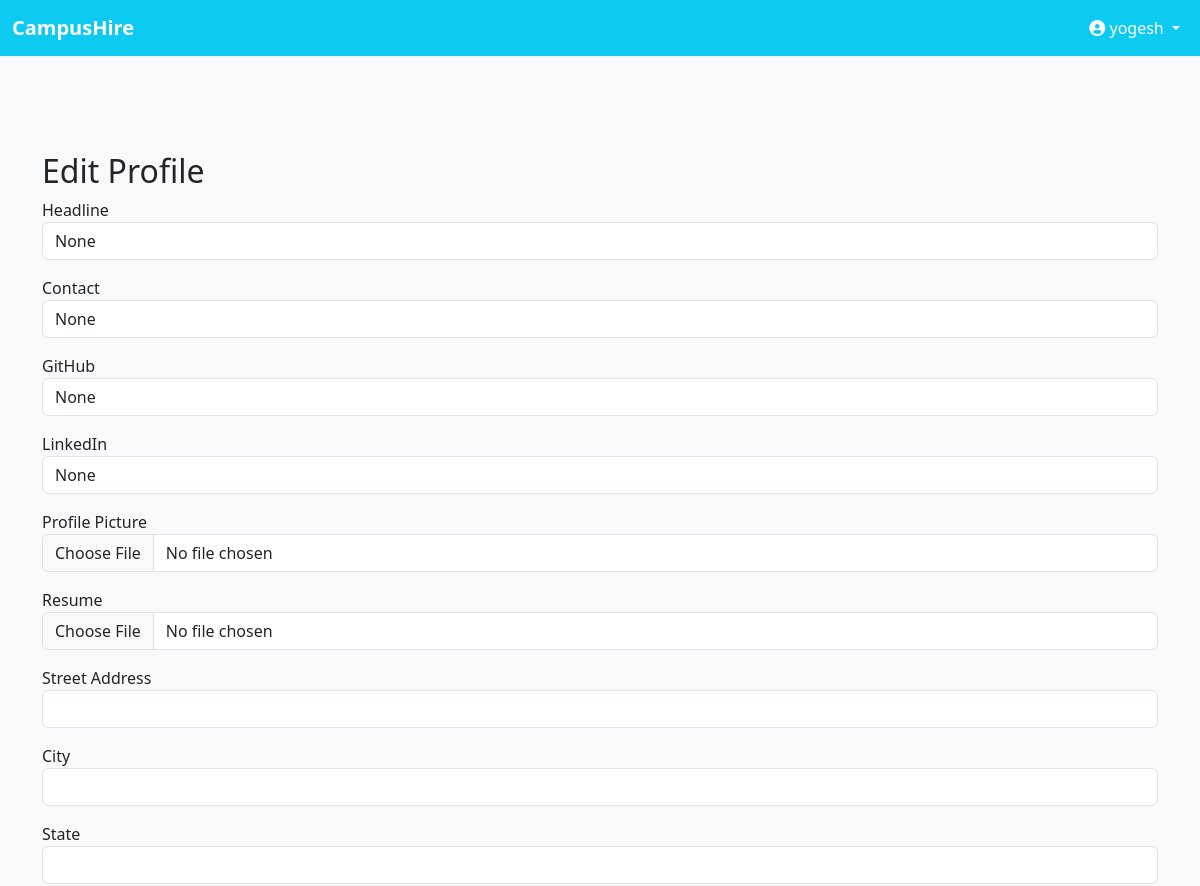
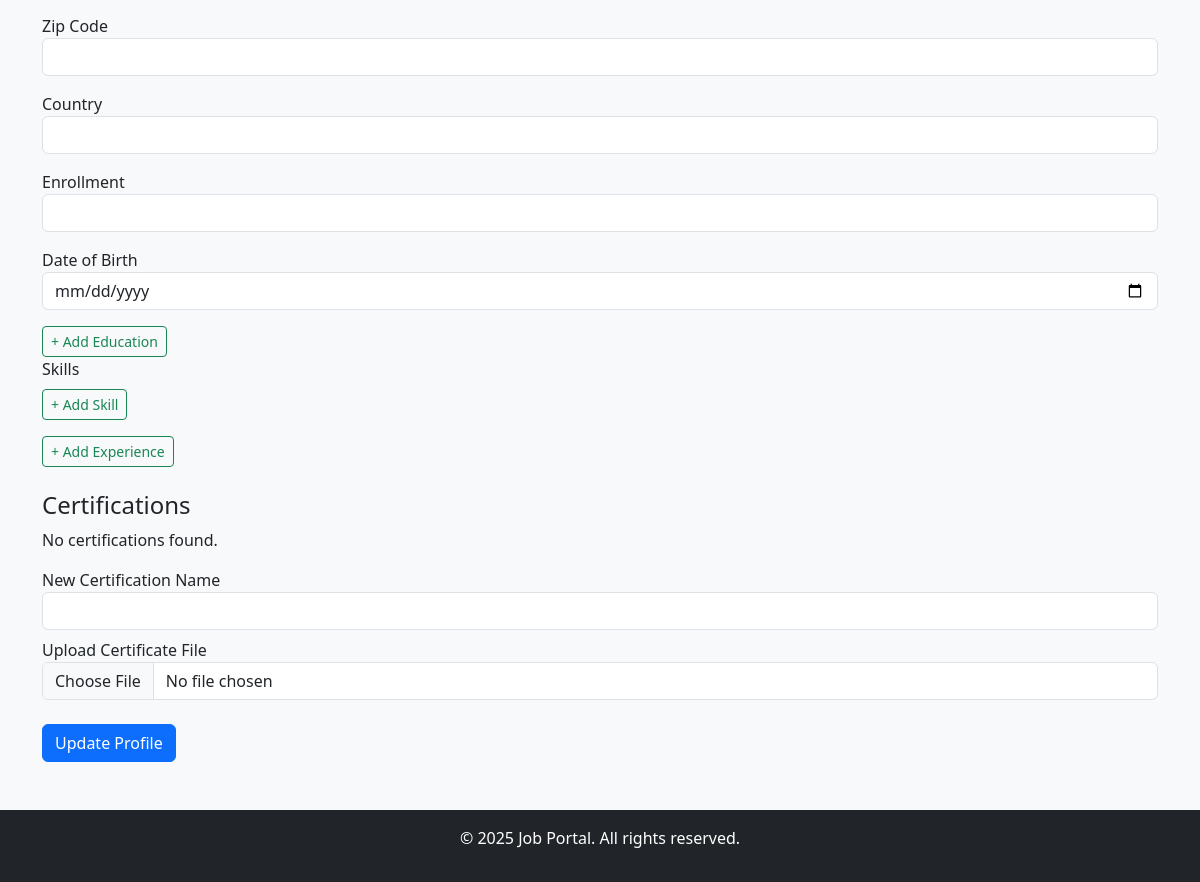
Page /edit-profile/ (signed in) on the committed database (2 pictures, top to bottom).
### users/models.py (models this page shows, shortened)
class User(models.Model):
    name = models.CharField(max_length=255)
    email = models.EmailField(unique=True)
    password = models.CharField(max_length=255)

class Profile(models.Model):
    user = models.OneToOneField(User, on_delete=models.SET_NULL, null=True, blank=True)
    name = models.CharField(max_length=100, blank=True, null=True)  # Store name separately
    email = models.EmailField(blank=True, null=True)  # Store email separately
    headline = models.CharField(max_length=255, blank=True, null=True)
    contact = models.CharField(max_length=15, blank=True, null=True)
    github = models.URLField(blank=True, null=True)
    linkedin = models.URLField(blank=True, null=True)
    profile_pic = models.ImageField(upload_to='profile_pics/', blank=True, null=True)
    resume = models.FileField(upload_to='resumes/', blank=True, null=True)
    street_address = models.CharField(max_length=255, blank=True)
    city = models.CharField(max_length=100, blank=True)
    state = models.CharField(max_length=100, blank=True)
    zip_code = models.CharField(max_length=20, blank=True)
    country = models.CharField(max_length=100, blank=True)
    enrollment = models.CharField(max_length=100, blank=True)
    dob = models.DateField(null=True, blank=True)

### users/views.py (the view, shortened to what this page needs)
# urls.py: path('edit-profile/', views.edit_profile, name='edit_profile'),
@csrf_protect
def edit_profile(request):
    user_id = request.session.get('user_id')
    if not user_id:
        messages.error(request, "You need to log in to view your profile.")
        return redirect('login')
    try:
        user = User.objects.get(id=user_id)
        profile, created = Profile.objects.get_or_create(user=user)
        profile_data, created = ProfileSkillsCertifications.objects.get_or_create(profile=profile)
        certifications = profile_data.certifications.all()
        education_list = Education.objects.filter(profile=profile)
        experience_list = Experience.objects.filter(profile=profile)
        return render(request, "edit_pro.html", {
            "user": user,
            "profile": profile,
            "profile_data": profile_data,
            "certifications": certifications,
            "education_list": education_list,
            "experience_list": experience_list
        })
    except User.DoesNotExist:
        messages.error(request, "User not found. Please log in again.")
        return redirect('login')

### users/Templates/edit_pro.html (shortened to what this page needs)
{% extends "base/dashboardbase.html" %}
{% load static %}
{% block content %}
<div class="container mt-5">
    <h2>Edit Profile</h2>
    <form method="post" enctype="multipart/form-data">
        <div class="mb-3">
            <label>Headline</label>
            <input type="text" class="form-control" name="headline" value="{{ profile.headline }}">
        </div>
        <div class="mb-3">
            <label>Contact</label>
            <input type="text" class="form-control" name="contact" value="{{ profile.contact }}">
        </div>
        <div class="mb-3">
            <label>GitHub</label>
            <input type="text" class="form-control" name="github" value="{{ profile.github }}">
        </div>
        <div class="mb-3">
            <label>LinkedIn</label>
            <input type="text" class="form-control" name="linkedin" value="{{ profile.linkedin }}">
        </div>
        <div class="mb-3">
            <label>Profile Picture</label>
            <input type="file" class="form-control" name="profile_pic">
        </div>
        <div class="mb-3">
            <label>Resume</label>
            <input type="file" class="form-control" name="resume">
        </div>
        <div class="mb-3">
            <label>Street Address</label>
            <input type="text" class="form-control" name="street_address" value="{{ profile.street_address }}">
        </div>
        <div class="mb-3">
            <label>City</label>
            <input type="text" class="form-control" name="city" value="{{ profile.city }}">
        </div>
        <div class="mb-3">
            <label>State</label>
            <input type="text" class="form-control" name="state" value="{{ profile.state }}">
        </div>
        <div class="mb-3">
            <label>Zip Code</label>
            <input type="text" class="form-control" name="zip_code" value="{{ profile.zip_code }}">
        </div>
        <div class="mb-3">
            <label>Country</label>
            <input type="text" class="form-control" name="country" value="{{ profile.country }}">
        </div>
        <div class="mb-3">
            <label>Enrollment</label>
            <input type="text" class="form-control" name="enrollment" value="{{ profile.enrollment }}">
        </div>
        <div class="mb-3">
            <label>Date of Birth</label>
            <input type="date" class="form-control" name="dob" value="{{ profile.dob|date:'Y-m-d' }}">
        </div>
        <button type="button" class="btn btn-sm btn-outline-success" onclick="addEducation()">+ Add Education</button>
        <div class="mb-3">
            <label>Skills</label>
            <button type="button" class="btn btn-sm btn-outline-success mt-2" onclick="addSkill()">+ Add Skill</button>
        </div>
        <button type="button" class="btn btn-sm btn-outline-success" onclick="addExperience()">+ Add Experience</button>
        <h4 class="mt-4">Certifications</h4>
        <div id="certifications-section">
            {% for cert in certifications %}
            <li class="list-group-item d-flex justify-content-between align-items-center">
                {{ cert.certification_name }}
                <span>
                    {% if cert.file %}
                    <a href="{{ cert.file.url }}" class="btn btn-sm btn-outline-secondary" target="_blank">View</a>
                    {% endif %}
                    <a href="{% url 'delete_certification' cert.id %}" class="btn btn-sm btn-danger">Delete</a>
                </span>
            </li>
            {% empty %}
            <li class="list-group-item">No certifications found.</li>
            {% endfor %}
        </div>
        <div class="mt-3">
            <label>New Certification Name</label>
            <input type="text" class="form-control" name="certifications[]">
        </div>
        <div class="mt-2">
            <label>Upload Certificate File</label>
            <input type="file" class="form-control" name="certification_files[]">
        </div>
        <button type="submit" class="btn btn-primary mt-4">Update Profile</button>
    </form>
</div>
{% endblock %}

### users/Templates/base/dashboardbase.html (shortened to what this page needs)
<!DOCTYPE html>
<html lang="en">
<head>
    <link href="https://cdn.jsdelivr.net/npm/bootstrap@5.3.0/dist/css/bootstrap.min.css" rel="stylesheet">
</head>
<body class="d-flex flex-column min-vh-100">
    <nav class="navbar navbar-expand-lg navbar-light bg-info">
        <div class="container-fluid">
            <a class="navbar-brand text-white fw-bold" href="{% url 'dashboard'%}">CampusHire</a>
            <div class="collapse navbar-collapse" id="navbarNav">
                <ul class="navbar-nav ms-auto">
                    <li class="nav-item dropdown">
                        <a class="nav-link dropdown-toggle text-white" href="#" id="profileDropdown" role="button" data-bs-toggle="dropdown">
                            <i class="fas fa-user-circle"></i> {{ user.name }}
                        </a>
                    </li>
                </ul>
            </div>
        </div>
    </nav>
    <main class="flex-fill bg-light py-5">
        {% block content %}{% endblock %}
    </main>
    <footer class="bg-dark text-white text-center py-3">
        <p>&copy; 2025 Job Portal. All rights reserved.</p>
    </footer>
</body>
</html>

### rows in the picture
User: name "yogesh"
Profile: headline "None", contact "None", github "None", linkedin "None"
